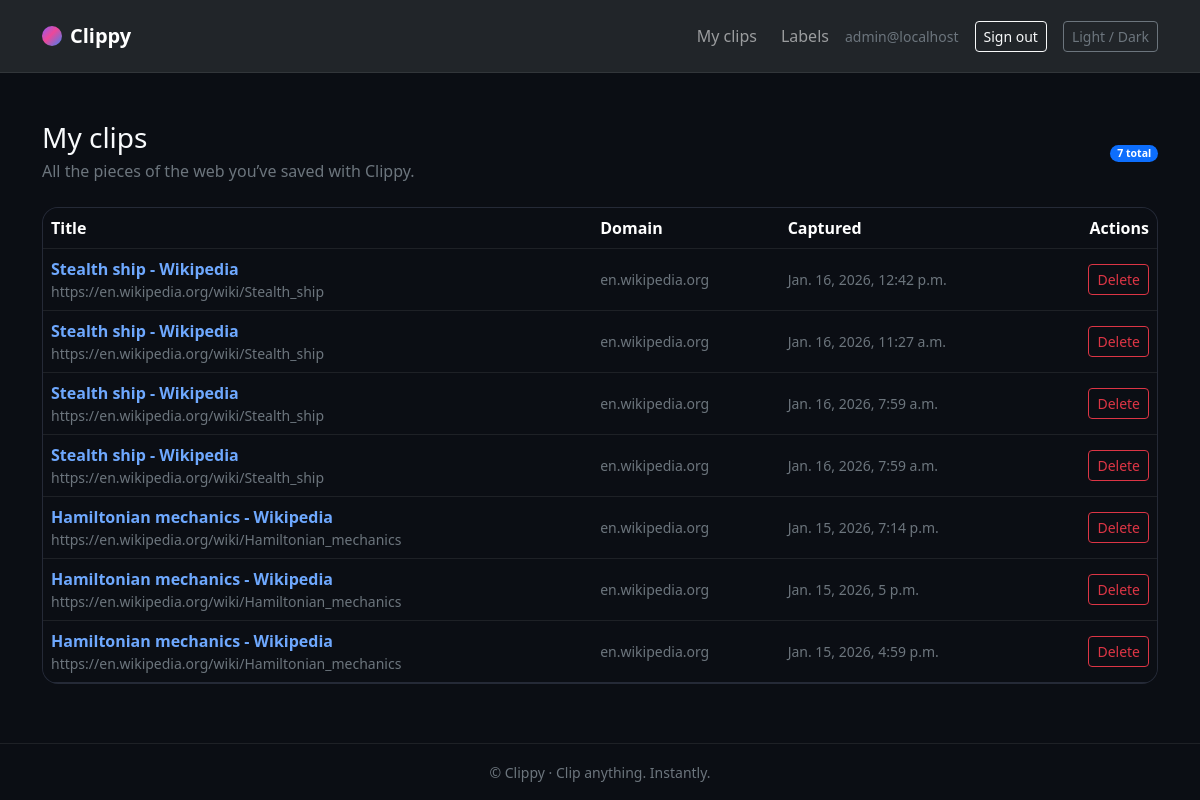
Page /clips/ (signed in) on the committed database.
### apps/clips/models.py (models this page shows, shortened)
class Clip(models.Model):
    id = models.UUIDField(primary_key=True, default=uuid.uuid4, editable=False)
    user = models.ForeignKey(settings.AUTH_USER_MODEL, on_delete=models.CASCADE, related_name="clips")
    title = models.CharField(max_length=255, blank=True)
    url = models.URLField()
    domain = models.CharField(max_length=255)
    raw_content = models.TextField()
    normalized_text = models.TextField()
    notes = models.TextField(blank=True, null=True)
    labels = models.ManyToManyField(Label, through="ClipLabel", related_name="clips")
    created_at = models.DateTimeField(auto_now_add=True)
    updated_at = models.DateTimeField(auto_now=True)
    class Meta:
        indexes = [
            models.Index(fields=["user", "created_at"]),
            models.Index(fields=["user", "domain"]),
        ]
        ordering = ["-created_at"]

### apps/clips/views.py (the view)
# urls.py: path("", ClipListView.as_view(), name="list"),
class ClipListView(LoginRequiredMixin, ListView):
    model = Clip
    template_name = "clips/list.html"
    context_object_name = "clips"
    def get_queryset(self):
        return (
            Clip.objects.filter(user=self.request.user)
            .select_related("user")
            .prefetch_related("labels")
        )

### apps/clips/templates/clips/list.html (shortened to what this page needs)
{% extends "base.html" %}
{% block content %}
  <div class="d-flex justify-content-between align-items-center mb-4">
    <div>
      <h1 class="h3 mb-1">My clips</h1>
      <p class="text-secondary mb-0">All the pieces of the web you’ve saved with Clippy.</p>
    </div>
    <div class="text-end small text-secondary d-none d-md-block">
      <span class="badge text-bg-primary">{{ clips|length }} total</span>
    </div>
  </div>
  {% if clips %}
    <div class="table-responsive card overflow-hidden">
      <table class="table table-hover align-middle mb-0">
        <thead>
          <tr>
            <th scope="col">Title</th>
            <th scope="col" class="d-none d-md-table-cell">Domain</th>
            <th scope="col" class="d-none d-md-table-cell">Captured</th>
            <th scope="col" class="text-end">Actions</th>
          </tr>
        </thead>
        <tbody>
          {% for clip in clips %}
            <tr data-clip-row>
              <td>
                <a href="{% url 'clips_web:detail' clip.id %}" class="fw-semibold text-decoration-none">
                  {{ clip.title|default:clip.url }}
                </a>
                <div class="small text-secondary text-truncate" style="max-width: 360px;">
                  {{ clip.url }}
                </div>
              </td>
              <td class="d-none d-md-table-cell small text-secondary">{{ clip.domain }}</td>
              <td class="d-none d-md-table-cell small text-secondary">{{ clip.created_at }}</td>
              <td class="text-end">
                <button type="button" class="btn btn-outline-danger btn-sm clip-delete" data-delete-url="{% url 'clips_web:detail' clip.id %}">
                  Delete
                </button>
              </td>
            </tr>
          {% endfor %}
        </tbody>
      </table>
    </div>
  {% else %}
    <div class="card p-4 text-center">
      <h2 class="h5 mb-2">No clips yet</h2>
      <p class="text-secondary mb-3">Use the Clippy browser extension to start capturing the web.</p>
      <p class="mb-0 small text-secondary">Once you save your first clip, it will appear here automatically.</p>
    </div>
  {% endif %}
{% endblock %}

### webclippings/templates/base.html (shortened to what this page needs)
{% load static %}
<!doctype html>
<html lang="en" data-bs-theme="dark">
<head>
  <link
    href="https://cdn.jsdelivr.net/npm/bootstrap@5.3.3/dist/css/bootstrap.min.css"
    rel="stylesheet"
  >
  <link rel="stylesheet" href="{% static 'css/base.css' %}">
</head>
<body class="min-vh-100 d-flex flex-column">
  <nav class="navbar navbar-expand-lg border-bottom navbar-dark bg-body">
    <div class="container py-2">
      <a class="navbar-brand fw-bold d-flex align-items-center gap-2" href="/">
        <span class="rounded-circle bg-brand-gradient d-inline-block" style="width: 20px; height: 20px;"></span>
        <span>Clippy</span>
      </a>
      <div id="nav" class="collapse navbar-collapse justify-content-end">
        <ul class="navbar-nav align-items-center gap-2">
          {% if user.is_authenticated %}
          <li class="nav-item">
            <a class="nav-link" href="{% url 'clips_web:list' %}">My clips</a>
          </li>
          <li class="nav-item">
            <a class="nav-link" href="{% url 'clips_web:labels' %}">Labels</a>
          </li>
          <li class="nav-item d-flex align-items-center small text-secondary">
            <span class="me-2">{{ user.email|default:user.username }}</span>
          </li>
          <li class="nav-item">
            <a class="btn btn-outline-light btn-sm" href="{% url 'accounts:logout' %}">Sign out</a>
          </li>
          {% endif %}
          <li class="nav-item ms-2">
            <button id="themeToggle" class="btn btn-outline-secondary btn-sm">
              Light / Dark
            </button>
          </li>
        </ul>
      </div>
    </div>
  </nav>
  <main class="flex-grow-1">
    <div class="container py-5">
      {% block content %}{% endblock %}
    </div>
  </main>
  <footer class="border-top py-3 text-center text-secondary mt-auto">
    <small>© {{ now|date:"Y" }} Clippy · Clip anything. Instantly.</small>
  </footer>
</body>
</html>

### static/css/base.css (style rules this page uses)
:root, [data-bs-theme="dark"] { --bs-body-bg: #0B0E14; --bs-body-color: #F8FAFC; --bs-secondary-bg: #121826; --bs-tertiary-bg: #1A2236; --bs-secondary-color: #CBD5E1; --bs-tertiary-color: #94A3B8; --bs-primary: #8B5CF6; --bs-secondary: #EC4899; --bs-info: #3B82F6; --bs-link-color: #8B5CF6; --bs-link-hover-color: #A78BFA; --bs-border-color: rgba(255, 255, 255, 0.08); --bs-border-radius: 0.75rem; --bs-focus-ring-color: rgba(139, 92, 246, 0.4); }
.bg-brand-gradient { background: linear-gradient( 135deg, #8B5CF6 0%, #EC4899 45%, #3B82F6 100% ); color: #fff; }
.card { background-color: var(--bs-secondary-bg); border-color: var(--bs-border-color); border-radius: 1rem; }

### rows in the picture
Clip: title "Stealth ship - Wikipedia", url "https://en.wikipedia.org/wiki/Stealth_ship", domain "en.wikipedia.org", created_at "Jan. 16, 2026, 12:42 p.m."
Clip: title "Stealth ship - Wikipedia", url "https://en.wikipedia.org/wiki/Stealth_ship", domain "en.wikipedia.org", created_at "Jan. 16, 2026, 11:27 a.m."
Clip: title "Stealth ship - Wikipedia", url "https://en.wikipedia.org/wiki/Stealth_ship", domain "en.wikipedia.org", created_at "Jan. 16, 2026, 7:59 a.m."
Clip: title "Stealth ship - Wikipedia", url "https://en.wikipedia.org/wiki/Stealth_ship", domain "en.wikipedia.org", created_at "Jan. 16, 2026, 7:59 a.m."
Clip: title "Hamiltonian mechanics - Wikipedia", url "https://en.wikipedia.org/wiki/Hamiltonian_mechanics", domain "en.wikipedia.org", created_at "Jan. 15, 2026, 7:14 p.m."
Clip: title "Hamiltonian mechanics - Wikipedia", url "https://en.wikipedia.org/wiki/Hamiltonian_mechanics", domain "en.wikipedia.org", created_at "Jan. 15, 2026, 5 p.m."
Clip: title "Hamiltonian mechanics - Wikipedia", url "https://en.wikipedia.org/wiki/Hamiltonian_mechanics", domain "en.wikipedia.org", created_at "Jan. 15, 2026, 4:59 p.m."

### other values in the picture
{{ user.email|default:user.username }} "admin@localhost"
{{ clips|length }} "7"
